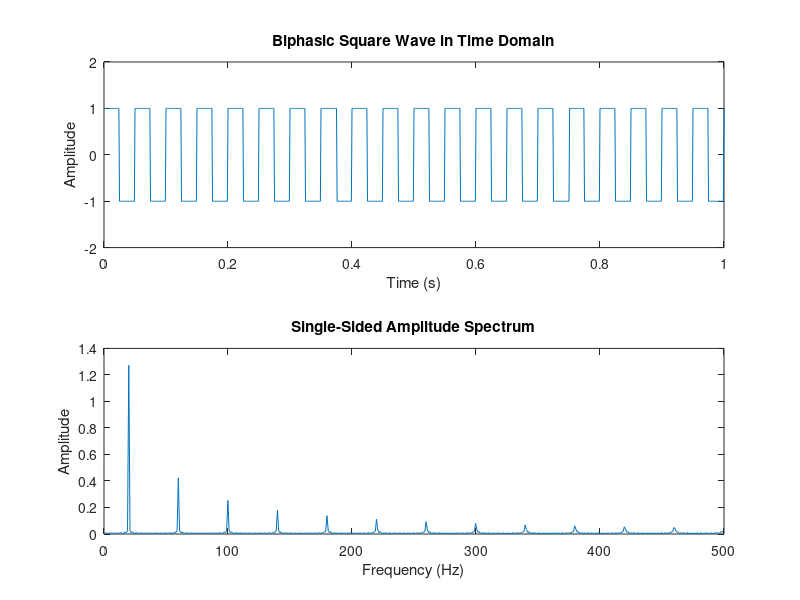

This figure's MATLAB source:
% Parameters
Fs = 1000;              % Sampling frequency (Hz)
f = 20;                 % Frequency of the biphasic square wave (Hz)
pulse_width = 0.001;    % Pulse width (s)
t = 0:1/Fs:1;           % Time vector

% Generate biphasic square wave
biphasic_square_wave = square(2*pi*f*t, 50);
biphasic_square_wave = biphasic_square_wave-mean(biphasic_square_wave);


% Plot biphasic square wave in the time domain
figure;
subplot(2,1,1);
plot(t, biphasic_square_wave);
title('Biphasic Square Wave in Time Domain');
xlabel('Time (s)'); ylabel('Amplitude');
ylim([-2,2]);
% Compute and plot spectrum
L = length(biphasic_square_wave);
Y = fft(biphasic_square_wave);
P2 = abs(Y/L);
P1 = P2(1:L/2+1);
P1(2:end-1) = 2*P1(2:end-1);
frequencies = Fs*(0:(L/2))/L;

subplot(2,1,2);
plot(frequencies, P1);
title('Single-Sided Amplitude Spectrum');
xlabel('Frequency (Hz)');
ylabel('Amplitude');

